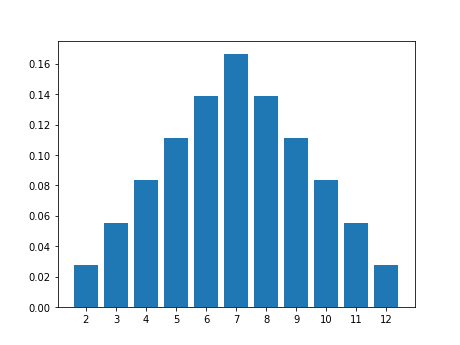

The script that drew this image:
import os
from dyce import H


def main():
    import matplotlib.pyplot

    base, _ = os.path.splitext(__file__)
    png_path = base + ".png"
    faces, probabilities = (2 @ H(6)).data_xy(relative=True)
    matplotlib.pyplot.bar([str(f) for f in faces], probabilities)
    print("saving {}".format(png_path))
    matplotlib.pyplot.savefig(png_path, dpi=72)


if __name__ == "__main__":
    main()
